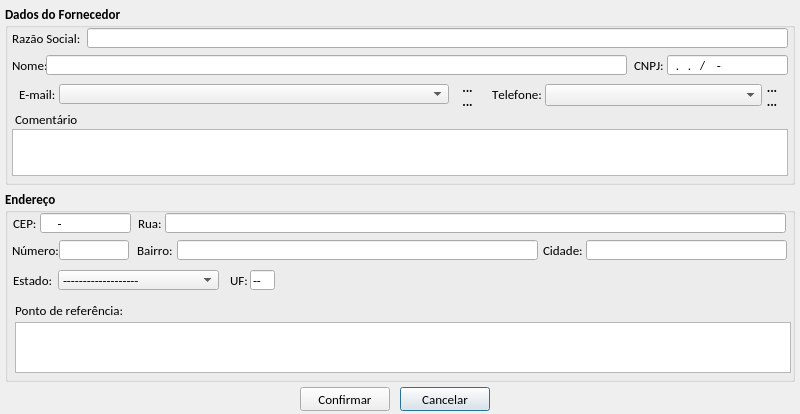
<?xml version="1.0" encoding="UTF-8"?>
<ui version="4.0">
 <class>tela_editar_fornecedor</class>
 <widget class="QDialog" name="tela_editar_fornecedor">
  <property name="geometry">
   <rect>
    <x>0</x>
    <y>0</y>
    <width>800</width>
    <height>414</height>
   </rect>
  </property>
  <property name="windowTitle">
   <string>Editar cadastro do Fornecedor</string>
  </property>
  <property name="windowIcon">
   <iconset resource="imagens.qrc">
    <normaloff>:/img/img/logo_sex.png</normaloff>:/img/img/logo_sex.png</iconset>
  </property>
  <property name="modal">
   <bool>true</bool>
  </property>
  <widget class="QPushButton" name="btn_cancelar">
   <property name="geometry">
    <rect>
     <x>400</x>
     <y>387</y>
     <width>90</width>
     <height>24</height>
    </rect>
   </property>
   <property name="minimumSize">
    <size>
     <width>0</width>
     <height>24</height>
    </size>
   </property>
   <property name="maximumSize">
    <size>
     <width>90</width>
     <height>24</height>
    </size>
   </property>
   <property name="font">
    <font>
     <family>Calibri</family>
     <pointsize>10</pointsize>
    </font>
   </property>
   <property name="text">
    <string>Cancelar</string>
   </property>
   <property name="icon">
    <iconset resource="imagens.qrc">
     <normaloff>:/img/img/1345902747_button_cancel.png</normaloff>:/img/img/1345902747_button_cancel.png</iconset>
   </property>
   <property name="iconSize">
    <size>
     <width>18</width>
     <height>18</height>
    </size>
   </property>
  </widget>
  <widget class="QPushButton" name="btn_confirmar">
   <property name="geometry">
    <rect>
     <x>300</x>
     <y>387</y>
     <width>90</width>
     <height>24</height>
    </rect>
   </property>
   <property name="minimumSize">
    <size>
     <width>0</width>
     <height>24</height>
    </size>
   </property>
   <property name="maximumSize">
    <size>
     <width>90</width>
     <height>24</height>
    </size>
   </property>
   <property name="font">
    <font>
     <family>Calibri</family>
     <pointsize>10</pointsize>
    </font>
   </property>
   <property name="text">
    <string>Confirmar</string>
   </property>
   <property name="icon">
    <iconset resource="imagens.qrc">
     <normaloff>:/img/img/1345902916_camera_test.png</normaloff>:/img/img/1345902916_camera_test.png</iconset>
   </property>
   <property name="iconSize">
    <size>
     <width>20</width>
     <height>20</height>
    </size>
   </property>
  </widget>
  <widget class="QGroupBox" name="gb_dados_fornecedor">
   <property name="geometry">
    <rect>
     <x>5</x>
     <y>5</y>
     <width>790</width>
     <height>180</height>
    </rect>
   </property>
   <property name="font">
    <font>
     <family>Calibri</family>
     <pointsize>10</pointsize>
     <weight>75</weight>
     <bold>true</bold>
     <kerning>false</kerning>
    </font>
   </property>
   <property name="title">
    <string>Dados do Fornecedor</string>
   </property>
   <widget class="QLabel" name="lb_telefone">
    <property name="geometry">
     <rect>
      <x>487</x>
      <y>79</y>
      <width>50</width>
      <height>20</height>
     </rect>
    </property>
    <property name="font">
     <font>
      <family>Calibri</family>
      <pointsize>10</pointsize>
      <weight>50</weight>
      <bold>false</bold>
      <kerning>false</kerning>
     </font>
    </property>
    <property name="text">
     <string>Telefone:</string>
    </property>
   </widget>
   <widget class="QComboBox" name="cb_telefone">
    <property name="geometry">
     <rect>
      <x>540</x>
      <y>79</y>
      <width>217</width>
      <height>22</height>
     </rect>
    </property>
    <property name="maximumSize">
     <size>
      <width>16777215</width>
      <height>22</height>
     </size>
    </property>
    <property name="font">
     <font>
      <family>Calibri</family>
      <pointsize>10</pointsize>
      <weight>50</weight>
      <bold>false</bold>
      <kerning>false</kerning>
     </font>
    </property>
    <property name="editable">
     <bool>false</bool>
    </property>
    <property name="maxVisibleItems">
     <number>20</number>
    </property>
   </widget>
   <widget class="QLabel" name="lb_nome">
    <property name="geometry">
     <rect>
      <x>7</x>
      <y>50</y>
      <width>34</width>
      <height>20</height>
     </rect>
    </property>
    <property name="maximumSize">
     <size>
      <width>40</width>
      <height>20</height>
     </size>
    </property>
    <property name="font">
     <font>
      <family>Calibri</family>
      <pointsize>10</pointsize>
      <weight>50</weight>
      <bold>false</bold>
      <kerning>false</kerning>
     </font>
    </property>
    <property name="text">
     <string>Nome:</string>
    </property>
   </widget>
   <widget class="QLineEdit" name="le_nome">
    <property name="geometry">
     <rect>
      <x>41</x>
      <y>50</y>
      <width>581</width>
      <height>20</height>
     </rect>
    </property>
    <property name="sizePolicy">
     <sizepolicy hsizetype="Fixed" vsizetype="Fixed">
      <horstretch>0</horstretch>
      <verstretch>0</verstretch>
     </sizepolicy>
    </property>
    <property name="minimumSize">
     <size>
      <width>450</width>
      <height>20</height>
     </size>
    </property>
    <property name="maximumSize">
     <size>
      <width>800</width>
      <height>20</height>
     </size>
    </property>
    <property name="font">
     <font>
      <family>Calibri</family>
      <pointsize>10</pointsize>
      <weight>50</weight>
      <bold>false</bold>
      <kerning>false</kerning>
     </font>
    </property>
    <property name="inputMask">
     <string/>
    </property>
    <property name="text">
     <string/>
    </property>
    <property name="maxLength">
     <number>32767</number>
    </property>
    <property name="readOnly">
     <bool>false</bool>
    </property>
   </widget>
   <widget class="QLabel" name="lb_email">
    <property name="geometry">
     <rect>
      <x>14</x>
      <y>79</y>
      <width>40</width>
      <height>20</height>
     </rect>
    </property>
    <property name="font">
     <font>
      <family>Calibri</family>
      <pointsize>10</pointsize>
      <weight>50</weight>
      <bold>false</bold>
      <kerning>false</kerning>
     </font>
    </property>
    <property name="text">
     <string>E-mail:</string>
    </property>
   </widget>
   <widget class="QComboBox" name="cb_email">
    <property name="geometry">
     <rect>
      <x>54</x>
      <y>79</y>
      <width>390</width>
      <height>20</height>
     </rect>
    </property>
    <property name="maximumSize">
     <size>
      <width>450</width>
      <height>20</height>
     </size>
    </property>
    <property name="sizeIncrement">
     <size>
      <width>450</width>
      <height>20</height>
     </size>
    </property>
    <property name="font">
     <font>
      <family>Calibri</family>
      <pointsize>10</pointsize>
      <weight>50</weight>
      <bold>false</bold>
      <kerning>false</kerning>
     </font>
    </property>
    <property name="editable">
     <bool>false</bool>
    </property>
    <property name="maxCount">
     <number>60</number>
    </property>
   </widget>
   <widget class="QLabel" name="lb_comentario">
    <property name="geometry">
     <rect>
      <x>10</x>
      <y>104</y>
      <width>71</width>
      <height>20</height>
     </rect>
    </property>
    <property name="font">
     <font>
      <family>Calibri</family>
      <pointsize>10</pointsize>
      <weight>50</weight>
      <bold>false</bold>
      <kerning>false</kerning>
     </font>
    </property>
    <property name="text">
     <string>Comentário</string>
    </property>
   </widget>
   <widget class="QTextEdit" name="te_comentario">
    <property name="geometry">
     <rect>
      <x>7</x>
      <y>124</y>
      <width>776</width>
      <height>47</height>
     </rect>
    </property>
    <property name="font">
     <font>
      <weight>50</weight>
      <bold>false</bold>
     </font>
    </property>
    <property name="verticalScrollBarPolicy">
     <enum>Qt::ScrollBarAlwaysOff</enum>
    </property>
    <property name="readOnly">
     <bool>false</bool>
    </property>
   </widget>
   <widget class="QToolButton" name="tb_mais_email">
    <property name="geometry">
     <rect>
      <x>450</x>
      <y>75</y>
      <width>25</width>
      <height>15</height>
     </rect>
    </property>
    <property name="text">
     <string>...</string>
    </property>
    <property name="icon">
     <iconset resource="imagens.qrc">
      <normaloff>:/img/img/mais.png</normaloff>:/img/img/mais.png</iconset>
    </property>
    <property name="iconSize">
     <size>
      <width>12</width>
      <height>12</height>
     </size>
    </property>
    <property name="autoRaise">
     <bool>true</bool>
    </property>
    <property name="arrowType">
     <enum>Qt::NoArrow</enum>
    </property>
   </widget>
   <widget class="QToolButton" name="tb_menos_email">
    <property name="geometry">
     <rect>
      <x>450</x>
      <y>89</y>
      <width>25</width>
      <height>15</height>
     </rect>
    </property>
    <property name="text">
     <string>...</string>
    </property>
    <property name="icon">
     <iconset resource="imagens.qrc">
      <normaloff>:/img/img/menos.png</normaloff>:/img/img/menos.png</iconset>
    </property>
    <property name="iconSize">
     <size>
      <width>12</width>
      <height>12</height>
     </size>
    </property>
    <property name="autoRaise">
     <bool>true</bool>
    </property>
   </widget>
   <widget class="QToolButton" name="tb_mais_telefone">
    <property name="geometry">
     <rect>
      <x>757</x>
      <y>75</y>
      <width>20</width>
      <height>15</height>
     </rect>
    </property>
    <property name="text">
     <string>...</string>
    </property>
    <property name="icon">
     <iconset resource="imagens.qrc">
      <normaloff>:/img/img/mais.png</normaloff>:/img/img/mais.png</iconset>
    </property>
    <property name="iconSize">
     <size>
      <width>12</width>
      <height>12</height>
     </size>
    </property>
    <property name="autoRaise">
     <bool>true</bool>
    </property>
    <property name="arrowType">
     <enum>Qt::NoArrow</enum>
    </property>
   </widget>
   <widget class="QToolButton" name="tb_menos_telefone">
    <property name="geometry">
     <rect>
      <x>757</x>
      <y>89</y>
      <width>20</width>
      <height>15</height>
     </rect>
    </property>
    <property name="text">
     <string>...</string>
    </property>
    <property name="icon">
     <iconset resource="imagens.qrc">
      <normaloff>:/img/img/menos.png</normaloff>:/img/img/menos.png</iconset>
    </property>
    <property name="iconSize">
     <size>
      <width>12</width>
      <height>12</height>
     </size>
    </property>
    <property name="autoRaise">
     <bool>true</bool>
    </property>
   </widget>
   <widget class="QLabel" name="lb_razao_social">
    <property name="geometry">
     <rect>
      <x>7</x>
      <y>23</y>
      <width>75</width>
      <height>20</height>
     </rect>
    </property>
    <property name="maximumSize">
     <size>
      <width>100</width>
      <height>20</height>
     </size>
    </property>
    <property name="font">
     <font>
      <family>Calibri</family>
      <pointsize>10</pointsize>
      <weight>50</weight>
      <bold>false</bold>
      <kerning>false</kerning>
     </font>
    </property>
    <property name="text">
     <string>Razão Social:</string>
    </property>
   </widget>
   <widget class="QLineEdit" name="le_razao_social">
    <property name="geometry">
     <rect>
      <x>82</x>
      <y>23</y>
      <width>701</width>
      <height>20</height>
     </rect>
    </property>
    <property name="sizePolicy">
     <sizepolicy hsizetype="Fixed" vsizetype="Fixed">
      <horstretch>0</horstretch>
      <verstretch>0</verstretch>
     </sizepolicy>
    </property>
    <property name="minimumSize">
     <size>
      <width>450</width>
      <height>20</height>
     </size>
    </property>
    <property name="maximumSize">
     <size>
      <width>800</width>
      <height>20</height>
     </size>
    </property>
    <property name="font">
     <font>
      <family>Calibri</family>
      <pointsize>10</pointsize>
      <weight>50</weight>
      <bold>false</bold>
      <kerning>false</kerning>
     </font>
    </property>
    <property name="text">
     <string/>
    </property>
    <property name="maxLength">
     <number>100</number>
    </property>
    <property name="readOnly">
     <bool>false</bool>
    </property>
   </widget>
   <widget class="QLabel" name="lb_cnpj">
    <property name="geometry">
     <rect>
      <x>629</x>
      <y>50</y>
      <width>33</width>
      <height>20</height>
     </rect>
    </property>
    <property name="font">
     <font>
      <weight>50</weight>
      <bold>false</bold>
     </font>
    </property>
    <property name="text">
     <string>CNPJ:</string>
    </property>
   </widget>
   <widget class="QLineEdit" name="le_cnpj">
    <property name="geometry">
     <rect>
      <x>662</x>
      <y>50</y>
      <width>121</width>
      <height>20</height>
     </rect>
    </property>
    <property name="font">
     <font>
      <weight>50</weight>
      <bold>false</bold>
     </font>
    </property>
    <property name="inputMask">
     <string>00.000.000/0000-00; </string>
    </property>
    <property name="text">
     <string>../-</string>
    </property>
   </widget>
   <zorder>lb_telefone</zorder>
   <zorder>cb_telefone</zorder>
   <zorder>lb_email</zorder>
   <zorder>cb_email</zorder>
   <zorder>lb_comentario</zorder>
   <zorder>te_comentario</zorder>
   <zorder>tb_mais_email</zorder>
   <zorder>tb_menos_email</zorder>
   <zorder>tb_mais_telefone</zorder>
   <zorder>tb_menos_telefone</zorder>
   <zorder>lb_nome</zorder>
   <zorder>le_nome</zorder>
   <zorder>lb_razao_social</zorder>
   <zorder>le_razao_social</zorder>
   <zorder>lb_cnpj</zorder>
   <zorder>le_cnpj</zorder>
  </widget>
  <widget class="QGroupBox" name="gb_endereo">
   <property name="geometry">
    <rect>
     <x>5</x>
     <y>190</y>
     <width>790</width>
     <height>192</height>
    </rect>
   </property>
   <property name="font">
    <font>
     <family>Calibri</family>
     <pointsize>10</pointsize>
     <weight>75</weight>
     <bold>true</bold>
     <kerning>false</kerning>
    </font>
   </property>
   <property name="title">
    <string>Endereço</string>
   </property>
   <widget class="QLineEdit" name="le_cep">
    <property name="geometry">
     <rect>
      <x>35</x>
      <y>23</y>
      <width>91</width>
      <height>20</height>
     </rect>
    </property>
    <property name="maximumSize">
     <size>
      <width>100</width>
      <height>20</height>
     </size>
    </property>
    <property name="font">
     <font>
      <family>Calibri</family>
      <pointsize>10</pointsize>
      <weight>50</weight>
      <bold>false</bold>
      <kerning>false</kerning>
     </font>
    </property>
    <property name="inputMask">
     <string>00000-000; </string>
    </property>
    <property name="text">
     <string>-</string>
    </property>
    <property name="frame">
     <bool>true</bool>
    </property>
    <property name="cursorPosition">
     <number>9</number>
    </property>
    <property name="readOnly">
     <bool>false</bool>
    </property>
   </widget>
   <widget class="QLabel" name="lb_cep">
    <property name="geometry">
     <rect>
      <x>8</x>
      <y>23</y>
      <width>27</width>
      <height>20</height>
     </rect>
    </property>
    <property name="font">
     <font>
      <family>Calibri</family>
      <pointsize>10</pointsize>
      <weight>50</weight>
      <bold>false</bold>
      <kerning>false</kerning>
     </font>
    </property>
    <property name="text">
     <string>CEP:</string>
    </property>
   </widget>
   <widget class="QLabel" name="lb_rua">
    <property name="geometry">
     <rect>
      <x>133</x>
      <y>23</y>
      <width>31</width>
      <height>20</height>
     </rect>
    </property>
    <property name="font">
     <font>
      <family>Calibri</family>
      <pointsize>10</pointsize>
      <weight>50</weight>
      <bold>false</bold>
      <kerning>false</kerning>
     </font>
    </property>
    <property name="text">
     <string>Rua:</string>
    </property>
   </widget>
   <widget class="QLineEdit" name="le_rua">
    <property name="geometry">
     <rect>
      <x>160</x>
      <y>23</y>
      <width>621</width>
      <height>20</height>
     </rect>
    </property>
    <property name="font">
     <font>
      <pointsize>10</pointsize>
      <weight>50</weight>
      <bold>false</bold>
      <kerning>false</kerning>
     </font>
    </property>
    <property name="text">
     <string/>
    </property>
    <property name="maxLength">
     <number>100</number>
    </property>
    <property name="cursorPosition">
     <number>0</number>
    </property>
    <property name="readOnly">
     <bool>false</bool>
    </property>
   </widget>
   <widget class="QLabel" name="lb_numero">
    <property name="geometry">
     <rect>
      <x>7</x>
      <y>50</y>
      <width>51</width>
      <height>20</height>
     </rect>
    </property>
    <property name="font">
     <font>
      <family>Calibri</family>
      <pointsize>10</pointsize>
      <weight>50</weight>
      <bold>false</bold>
      <kerning>false</kerning>
     </font>
    </property>
    <property name="text">
     <string>Número:</string>
    </property>
   </widget>
   <widget class="QLineEdit" name="le_numero">
    <property name="geometry">
     <rect>
      <x>54</x>
      <y>50</y>
      <width>70</width>
      <height>20</height>
     </rect>
    </property>
    <property name="font">
     <font>
      <pointsize>10</pointsize>
      <weight>50</weight>
      <bold>false</bold>
      <kerning>false</kerning>
     </font>
    </property>
    <property name="inputMask">
     <string>000000000; </string>
    </property>
    <property name="text">
     <string/>
    </property>
    <property name="maxLength">
     <number>9</number>
    </property>
    <property name="readOnly">
     <bool>false</bool>
    </property>
   </widget>
   <widget class="QLabel" name="lb_bairro">
    <property name="geometry">
     <rect>
      <x>132</x>
      <y>50</y>
      <width>46</width>
      <height>20</height>
     </rect>
    </property>
    <property name="font">
     <font>
      <weight>50</weight>
      <bold>false</bold>
      <kerning>false</kerning>
     </font>
    </property>
    <property name="text">
     <string>Bairro:</string>
    </property>
   </widget>
   <widget class="QLineEdit" name="le_bairro">
    <property name="geometry">
     <rect>
      <x>172</x>
      <y>50</y>
      <width>361</width>
      <height>20</height>
     </rect>
    </property>
    <property name="font">
     <font>
      <pointsize>10</pointsize>
      <weight>50</weight>
      <bold>false</bold>
      <kerning>false</kerning>
     </font>
    </property>
    <property name="text">
     <string/>
    </property>
    <property name="maxLength">
     <number>70</number>
    </property>
    <property name="readOnly">
     <bool>false</bool>
    </property>
   </widget>
   <widget class="QLabel" name="lb_cidade">
    <property name="geometry">
     <rect>
      <x>538</x>
      <y>50</y>
      <width>46</width>
      <height>20</height>
     </rect>
    </property>
    <property name="font">
     <font>
      <family>Calibri</family>
      <pointsize>10</pointsize>
      <weight>50</weight>
      <bold>false</bold>
      <kerning>false</kerning>
     </font>
    </property>
    <property name="text">
     <string>Cidade:</string>
    </property>
   </widget>
   <widget class="QLineEdit" name="le_cidade">
    <property name="geometry">
     <rect>
      <x>581</x>
      <y>50</y>
      <width>201</width>
      <height>20</height>
     </rect>
    </property>
    <property name="font">
     <font>
      <pointsize>10</pointsize>
      <weight>50</weight>
      <bold>false</bold>
      <kerning>false</kerning>
     </font>
    </property>
    <property name="text">
     <string/>
    </property>
    <property name="maxLength">
     <number>50</number>
    </property>
    <property name="cursorPosition">
     <number>0</number>
    </property>
    <property name="readOnly">
     <bool>false</bool>
    </property>
   </widget>
   <widget class="QLabel" name="lb_estado">
    <property name="geometry">
     <rect>
      <x>8</x>
      <y>80</y>
      <width>45</width>
      <height>20</height>
     </rect>
    </property>
    <property name="font">
     <font>
      <family>Calibri</family>
      <pointsize>10</pointsize>
      <weight>50</weight>
      <bold>false</bold>
      <kerning>false</kerning>
     </font>
    </property>
    <property name="text">
     <string>Estado:</string>
    </property>
   </widget>
   <widget class="QLabel" name="lb_ponto_refe">
    <property name="geometry">
     <rect>
      <x>10</x>
      <y>110</y>
      <width>131</width>
      <height>20</height>
     </rect>
    </property>
    <property name="font">
     <font>
      <family>Calibri</family>
      <pointsize>10</pointsize>
      <weight>50</weight>
      <bold>false</bold>
      <kerning>false</kerning>
     </font>
    </property>
    <property name="text">
     <string>Ponto de referência:</string>
    </property>
   </widget>
   <widget class="QTextEdit" name="te_ponto_referencia">
    <property name="geometry">
     <rect>
      <x>10</x>
      <y>132</y>
      <width>776</width>
      <height>51</height>
     </rect>
    </property>
    <property name="font">
     <font>
      <weight>50</weight>
      <bold>false</bold>
     </font>
    </property>
    <property name="verticalScrollBarPolicy">
     <enum>Qt::ScrollBarAlwaysOff</enum>
    </property>
    <property name="readOnly">
     <bool>false</bool>
    </property>
    <property name="html">
     <string>&lt;!DOCTYPE HTML PUBLIC &quot;-//W3C//DTD HTML 4.0//EN&quot; &quot;http://www.w3.org/TR/REC-html40/strict.dtd&quot;&gt;
&lt;html&gt;&lt;head&gt;&lt;meta name=&quot;qrichtext&quot; content=&quot;1&quot; /&gt;&lt;style type=&quot;text/css&quot;&gt;
p, li { white-space: pre-wrap; }
&lt;/style&gt;&lt;/head&gt;&lt;body style=&quot; font-family:'Calibri'; font-size:10pt; font-weight:400; font-style:normal;&quot;&gt;
&lt;p style=&quot;-qt-paragraph-type:empty; margin-top:0px; margin-bottom:0px; margin-left:0px; margin-right:0px; -qt-block-indent:0; text-indent:0px;&quot;&gt;&lt;/p&gt;&lt;/body&gt;&lt;/html&gt;</string>
    </property>
   </widget>
   <widget class="QLabel" name="lb_uf">
    <property name="geometry">
     <rect>
      <x>225</x>
      <y>80</y>
      <width>20</width>
      <height>20</height>
     </rect>
    </property>
    <property name="font">
     <font>
      <weight>50</weight>
      <bold>false</bold>
     </font>
    </property>
    <property name="text">
     <string>UF:</string>
    </property>
   </widget>
   <widget class="QLineEdit" name="le_uf">
    <property name="geometry">
     <rect>
      <x>245</x>
      <y>80</y>
      <width>25</width>
      <height>20</height>
     </rect>
    </property>
    <property name="font">
     <font>
      <weight>50</weight>
      <bold>false</bold>
     </font>
    </property>
    <property name="text">
     <string>--</string>
    </property>
    <property name="readOnly">
     <bool>true</bool>
    </property>
   </widget>
   <widget class="QComboBox" name="cb_estado">
    <property name="geometry">
     <rect>
      <x>53</x>
      <y>80</y>
      <width>161</width>
      <height>20</height>
     </rect>
    </property>
    <property name="font">
     <font>
      <weight>50</weight>
      <bold>false</bold>
     </font>
    </property>
    <item>
     <property name="text">
      <string>-------------------</string>
     </property>
     <property name="icon">
      <iconset resource="imagens.qrc">
       <normaloff>:/bandeiras/badeiras_estados/bandeira_do_brasil.png</normaloff>:/bandeiras/badeiras_estados/bandeira_do_brasil.png</iconset>
     </property>
    </item>
    <item>
     <property name="text">
      <string>Acre</string>
     </property>
     <property name="icon">
      <iconset resource="imagens.qrc">
       <normaloff>:/bandeiras/badeiras_estados/acre.png</normaloff>:/bandeiras/badeiras_estados/acre.png</iconset>
     </property>
    </item>
    <item>
     <property name="text">
      <string>Alagoas</string>
     </property>
     <property name="icon">
      <iconset resource="imagens.qrc">
       <normaloff>:/bandeiras/badeiras_estados/Alagoas.png</normaloff>:/bandeiras/badeiras_estados/Alagoas.png</iconset>
     </property>
    </item>
    <item>
     <property name="text">
      <string>Amazonas</string>
     </property>
     <property name="icon">
      <iconset resource="imagens.qrc">
       <normaloff>:/bandeiras/badeiras_estados/Amazonas.png</normaloff>:/bandeiras/badeiras_estados/Amazonas.png</iconset>
     </property>
    </item>
    <item>
     <property name="text">
      <string>Amapá</string>
     </property>
     <property name="icon">
      <iconset resource="imagens.qrc">
       <normaloff>:/bandeiras/badeiras_estados/Bandeira_do_Amapa.png</normaloff>:/bandeiras/badeiras_estados/Bandeira_do_Amapa.png</iconset>
     </property>
    </item>
    <item>
     <property name="text">
      <string>Bahia</string>
     </property>
     <property name="icon">
      <iconset resource="imagens.qrc">
       <normaloff>:/bandeiras/badeiras_estados/Bahia.png</normaloff>:/bandeiras/badeiras_estados/Bahia.png</iconset>
     </property>
    </item>
    <item>
     <property name="text">
      <string>Ceará</string>
     </property>
     <property name="icon">
      <iconset resource="imagens.qrc">
       <normaloff>:/bandeiras/badeiras_estados/Bandeira_do_Ceara.png</normaloff>:/bandeiras/badeiras_estados/Bandeira_do_Ceara.png</iconset>
     </property>
    </item>
    <item>
     <property name="text">
      <string>Distrito Federal</string>
     </property>
     <property name="icon">
      <iconset resource="imagens.qrc">
       <normaloff>:/bandeiras/badeiras_estados/Distrito_Federal.png</normaloff>:/bandeiras/badeiras_estados/Distrito_Federal.png</iconset>
     </property>
    </item>
    <item>
     <property name="text">
      <string>Espírito Santo</string>
     </property>
     <property name="icon">
      <iconset resource="imagens.qrc">
       <normaloff>:/bandeiras/badeiras_estados/Espirito_Santo.png</normaloff>:/bandeiras/badeiras_estados/Espirito_Santo.png</iconset>
     </property>
    </item>
    <item>
     <property name="text">
      <string>Goiás</string>
     </property>
     <property name="icon">
      <iconset resource="imagens.qrc">
       <normaloff>:/bandeiras/badeiras_estados/Goias.png</normaloff>:/bandeiras/badeiras_estados/Goias.png</iconset>
     </property>
    </item>
    <item>
     <property name="text">
      <string>Maranhão</string>
     </property>
     <property name="icon">
      <iconset resource="imagens.qrc">
       <normaloff>:/bandeiras/badeiras_estados/Maranhao.png</normaloff>:/bandeiras/badeiras_estados/Maranhao.png</iconset>
     </property>
    </item>
    <item>
     <property name="text">
      <string>Minas Gerais</string>
     </property>
     <property name="icon">
      <iconset resource="imagens.qrc">
       <normaloff>:/bandeiras/badeiras_estados/Minas_Gerais.png</normaloff>:/bandeiras/badeiras_estados/Minas_Gerais.png</iconset>
     </property>
    </item>
    <item>
     <property name="text">
      <string>Mato Grosso do Sul</string>
     </property>
     <property name="icon">
      <iconset resource="imagens.qrc">
       <normaloff>:/bandeiras/badeiras_estados/Mato_Grosso_do_Sul.png</normaloff>:/bandeiras/badeiras_estados/Mato_Grosso_do_Sul.png</iconset>
     </property>
    </item>
    <item>
     <property name="text">
      <string>Mato Grosso</string>
     </property>
     <property name="icon">
      <iconset resource="imagens.qrc">
       <normaloff>:/bandeiras/badeiras_estados/Mato_Grosso.png</normaloff>:/bandeiras/badeiras_estados/Mato_Grosso.png</iconset>
     </property>
    </item>
    <item>
     <property name="text">
      <string>Pará</string>
     </property>
     <property name="icon">
      <iconset resource="imagens.qrc">
       <normaloff>:/bandeiras/badeiras_estados/Para.png</normaloff>:/bandeiras/badeiras_estados/Para.png</iconset>
     </property>
    </item>
    <item>
     <property name="text">
      <string>Paraíba</string>
     </property>
     <property name="icon">
      <iconset resource="imagens.qrc">
       <normaloff>:/bandeiras/badeiras_estados/Paraiba.png</normaloff>:/bandeiras/badeiras_estados/Paraiba.png</iconset>
     </property>
    </item>
    <item>
     <property name="text">
      <string>Pernambuco</string>
     </property>
     <property name="icon">
      <iconset resource="imagens.qrc">
       <normaloff>:/bandeiras/badeiras_estados/Pernambuco.png</normaloff>:/bandeiras/badeiras_estados/Pernambuco.png</iconset>
     </property>
    </item>
    <item>
     <property name="text">
      <string>Piauí</string>
     </property>
     <property name="icon">
      <iconset resource="imagens.qrc">
       <normaloff>:/bandeiras/badeiras_estados/Piaui.png</normaloff>:/bandeiras/badeiras_estados/Piaui.png</iconset>
     </property>
    </item>
    <item>
     <property name="text">
      <string>Paraná</string>
     </property>
     <property name="icon">
      <iconset resource="imagens.qrc">
       <normaloff>:/bandeiras/badeiras_estados/Bandeira_do_Parana.png</normaloff>:/bandeiras/badeiras_estados/Bandeira_do_Parana.png</iconset>
     </property>
    </item>
    <item>
     <property name="text">
      <string>Rio de Janeiro</string>
     </property>
     <property name="icon">
      <iconset resource="imagens.qrc">
       <normaloff>:/bandeiras/badeiras_estados/Rio_de_Janeiro.png</normaloff>:/bandeiras/badeiras_estados/Rio_de_Janeiro.png</iconset>
     </property>
    </item>
    <item>
     <property name="text">
      <string>Rio Grande do Norte</string>
     </property>
     <property name="icon">
      <iconset resource="imagens.qrc">
       <normaloff>:/bandeiras/badeiras_estados/Rio_Grande_do_Norte.png</normaloff>:/bandeiras/badeiras_estados/Rio_Grande_do_Norte.png</iconset>
     </property>
    </item>
    <item>
     <property name="text">
      <string>Rondônia</string>
     </property>
     <property name="icon">
      <iconset resource="imagens.qrc">
       <normaloff>:/bandeiras/badeiras_estados/Rondonia.png</normaloff>:/bandeiras/badeiras_estados/Rondonia.png</iconset>
     </property>
    </item>
    <item>
     <property name="text">
      <string>Roraima</string>
     </property>
     <property name="icon">
      <iconset resource="imagens.qrc">
       <normaloff>:/bandeiras/badeiras_estados/Roraima.png</normaloff>:/bandeiras/badeiras_estados/Roraima.png</iconset>
     </property>
    </item>
    <item>
     <property name="text">
      <string>Rio Grande do Sul</string>
     </property>
     <property name="icon">
      <iconset resource="imagens.qrc">
       <normaloff>:/bandeiras/badeiras_estados/Rio_Grande_do_Sul.png</normaloff>:/bandeiras/badeiras_estados/Rio_Grande_do_Sul.png</iconset>
     </property>
    </item>
    <item>
     <property name="text">
      <string>Santa Catarina</string>
     </property>
     <property name="icon">
      <iconset resource="imagens.qrc">
       <normaloff>:/bandeiras/badeiras_estados/Santa_Catarina.png</normaloff>:/bandeiras/badeiras_estados/Santa_Catarina.png</iconset>
     </property>
    </item>
    <item>
     <property name="text">
      <string>Sergipe</string>
     </property>
     <property name="icon">
      <iconset resource="imagens.qrc">
       <normaloff>:/bandeiras/badeiras_estados/Sergipe.png</normaloff>:/bandeiras/badeiras_estados/Sergipe.png</iconset>
     </property>
    </item>
    <item>
     <property name="text">
      <string>São Paulo</string>
     </property>
     <property name="icon">
      <iconset resource="imagens.qrc">
       <normaloff>:/bandeiras/badeiras_estados/Sao_Paulo.png</normaloff>:/bandeiras/badeiras_estados/Sao_Paulo.png</iconset>
     </property>
    </item>
    <item>
     <property name="text">
      <string>Tocantins</string>
     </property>
     <property name="icon">
      <iconset resource="imagens.qrc">
       <normaloff>:/bandeiras/badeiras_estados/Tocantins.png</normaloff>:/bandeiras/badeiras_estados/Tocantins.png</iconset>
     </property>
    </item>
   </widget>
   <zorder>lb_rua</zorder>
   <zorder>le_rua</zorder>
   <zorder>lb_numero</zorder>
   <zorder>le_numero</zorder>
   <zorder>lb_bairro</zorder>
   <zorder>le_bairro</zorder>
   <zorder>lb_cidade</zorder>
   <zorder>le_cidade</zorder>
   <zorder>lb_estado</zorder>
   <zorder>lb_ponto_refe</zorder>
   <zorder>te_ponto_referencia</zorder>
   <zorder>le_cep</zorder>
   <zorder>lb_cep</zorder>
   <zorder>lb_uf</zorder>
   <zorder>le_uf</zorder>
   <zorder>cb_estado</zorder>
  </widget>
 </widget>
 <tabstops>
  <tabstop>le_razao_social</tabstop>
  <tabstop>le_nome</tabstop>
  <tabstop>le_cnpj</tabstop>
  <tabstop>cb_email</tabstop>
  <tabstop>tb_mais_email</tabstop>
  <tabstop>tb_menos_email</tabstop>
  <tabstop>cb_telefone</tabstop>
  <tabstop>tb_mais_telefone</tabstop>
  <tabstop>tb_menos_telefone</tabstop>
  <tabstop>te_comentario</tabstop>
  <tabstop>le_cep</tabstop>
  <tabstop>le_rua</tabstop>
  <tabstop>le_numero</tabstop>
  <tabstop>le_bairro</tabstop>
  <tabstop>le_cidade</tabstop>
  <tabstop>cb_estado</tabstop>
  <tabstop>le_uf</tabstop>
  <tabstop>te_ponto_referencia</tabstop>
  <tabstop>btn_confirmar</tabstop>
  <tabstop>btn_cancelar</tabstop>
 </tabstops>
 <resources>
  <include location="imagens.qrc"/>
 </resources>
 <connections/>
</ui>
